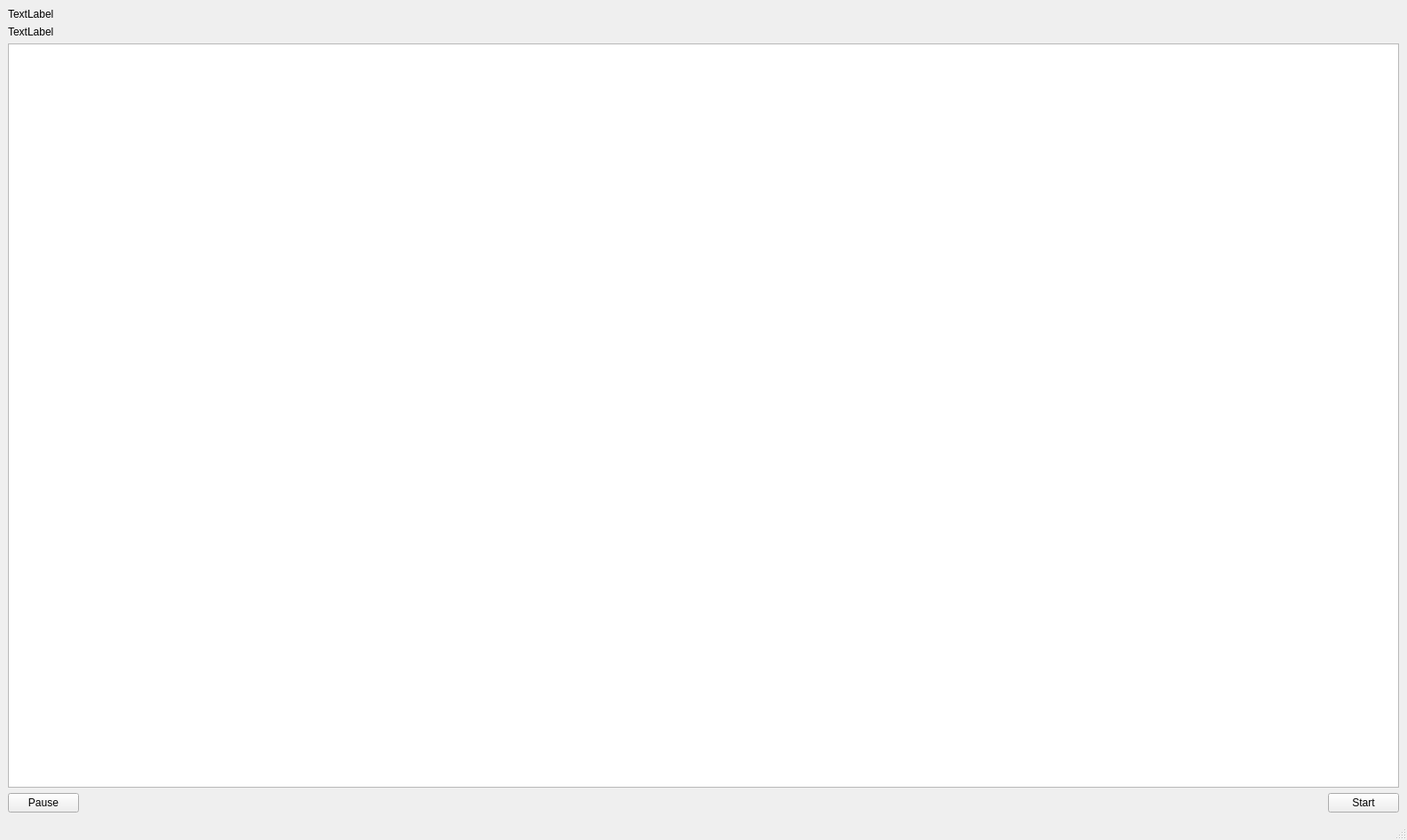
<?xml version="1.0" encoding="UTF-8"?>
<ui version="4.0">
 <class>MainWindow</class>
 <widget class="QMainWindow" name="MainWindow">
  <property name="geometry">
   <rect>
    <x>0</x>
    <y>0</y>
    <width>1586</width>
    <height>947</height>
   </rect>
  </property>
  <property name="windowTitle">
   <string>MainWindow</string>
  </property>
  <widget class="QWidget" name="centralwidget">
   <layout class="QGridLayout" name="gridLayout">
    <item row="0" column="0">
     <layout class="QVBoxLayout" name="verticalLayout">
      <item>
       <widget class="QLabel" name="livesLabel">
        <property name="text">
         <string>TextLabel</string>
        </property>
       </widget>
      </item>
      <item>
       <widget class="QLabel" name="scoreLabel">
        <property name="text">
         <string>TextLabel</string>
        </property>
       </widget>
      </item>
      <item>
       <widget class="QGraphicsView" name="gameWindow"/>
      </item>
      <item>
       <layout class="QHBoxLayout" name="horizontalLayout">
        <item>
         <widget class="QPushButton" name="pauseButton">
          <property name="text">
           <string>Pause</string>
          </property>
         </widget>
        </item>
        <item>
         <spacer name="horizontalSpacer_3">
          <property name="orientation">
           <enum>Qt::Orientation::Horizontal</enum>
          </property>
          <property name="sizeHint" stdset="0">
           <size>
            <width>40</width>
            <height>20</height>
           </size>
          </property>
         </spacer>
        </item>
        <item>
         <widget class="QPushButton" name="startButton">
          <property name="text">
           <string>Start</string>
          </property>
         </widget>
        </item>
       </layout>
      </item>
     </layout>
    </item>
   </layout>
  </widget>
  <widget class="QStatusBar" name="statusbar"/>
  <widget class="QMenuBar" name="menubar">
   <property name="geometry">
    <rect>
     <x>0</x>
     <y>0</y>
     <width>1586</width>
     <height>23</height>
    </rect>
   </property>
  </widget>
 </widget>
 <resources/>
 <connections/>
</ui>
